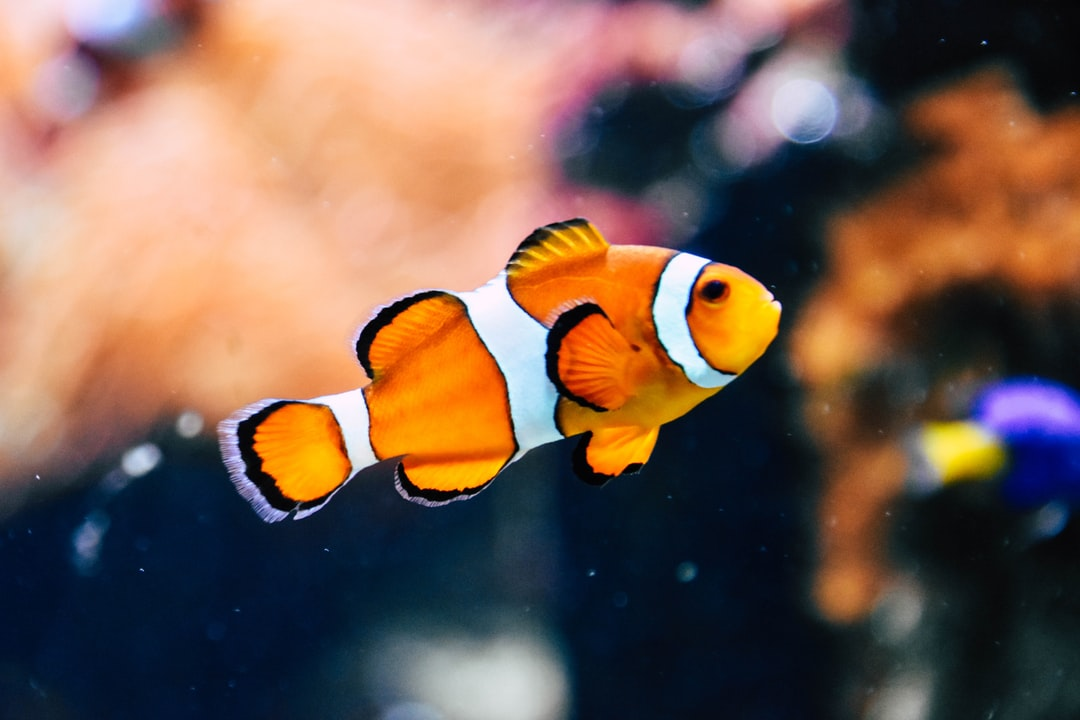
#> input picture fish.jpg, 1080 x 720 px
$ jupyter execute 'color spaces.ipynb'
#> lines starting #> are read from the running program, lines starting #| are printed output that depends on the picture
[cell 1]
import cv2 as cv
import numpy as np

[cell 2]
img = cv.imread('fish.jpg')
#> img is the input picture: shape (720, 1080, 3); mean B, G, R 81.3, 93.8, 119.2
img = cv.resize(img, None, fx=0.5, fy=0.5, interpolation=cv.INTER_CUBIC)
#> img: shape (360, 540, 3)
M = np.ones(img.shape, dtype='uint8') * 40

hsv = cv.cvtColor(img, cv.COLOR_BGR2HSV)
#> hsv: shape (360, 540, 3); mean H, S, V 66.4, 147.9, 134.8
lab = cv.cvtColor(img, cv.COLOR_BGR2LAB)
#> lab: shape (360, 540, 3); mean of channels 0, 1, 2 104.5, 139.1, 137.2
img2 = np.hstack([img, hsv, lab])
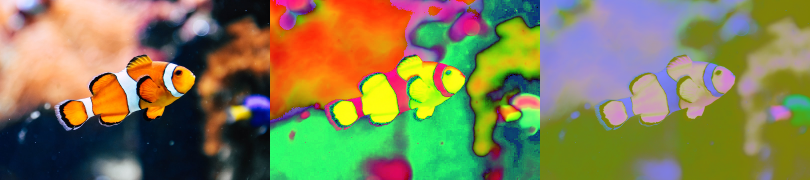
#> img2: shape (360, 1620, 3) (shown at 1/2 size); mean B, G, R 84.1, 126.9, 130.4

cv.imshow('window', img2)
cv.waitKey(0)
cv.destroyAllWindows()
